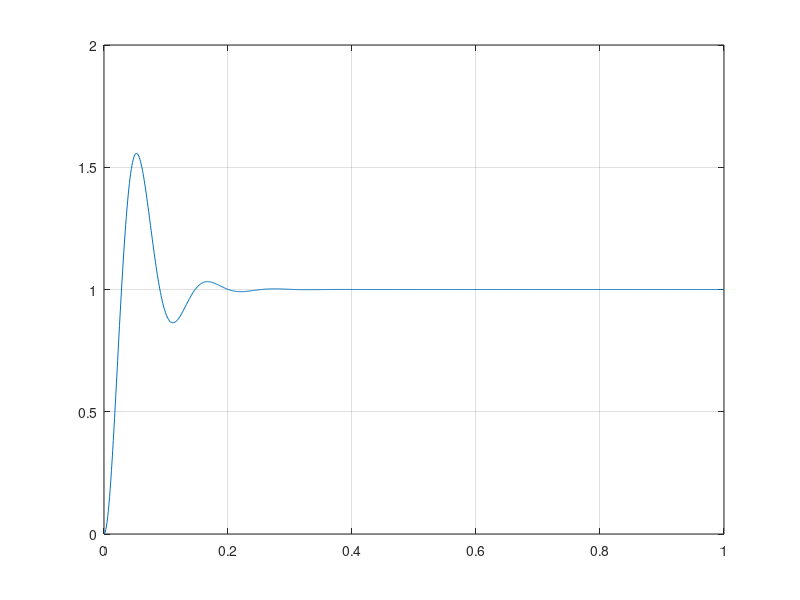

This chart was generated by the following MATLAB code:
close all; clear all; clc; 

num1 = [5];
den1 = [0.01 1];
sys1 = tf(num1, den1);
num2 = [1];
den2 = [1 20];
sys2 = tf(num2, den2);

sys3 = sys1*sys2;
sys4 = sys3/(1 + 7*sys3);
num5 = [1];
den5 = [1 0];
sys5 = tf(num5, den5);
sys6 = sys4*sys5

P = 792.12; I = 18638; D = 8.42;
num6 = [D P I];
den6 = [1 0];
sys_controller = tf(num6, den6);

sysf = sys_controller*sys6;
sys = sysf/(1 + sysf);

T = 0:0.001:1;
[y, T] = step(sys, T);
plot(T, y);
grid on;

Err = 1.-y;
SAE = sum(abs(Err));
fitness = 100/SAE;
